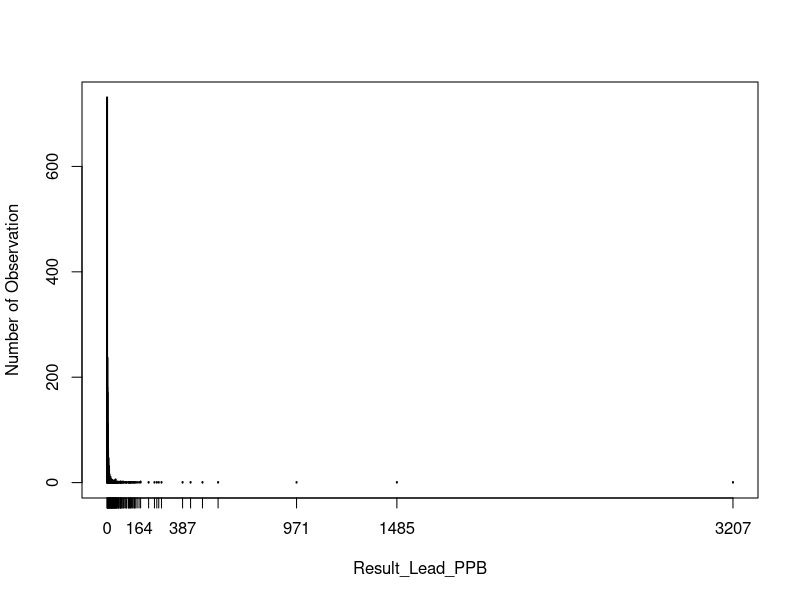
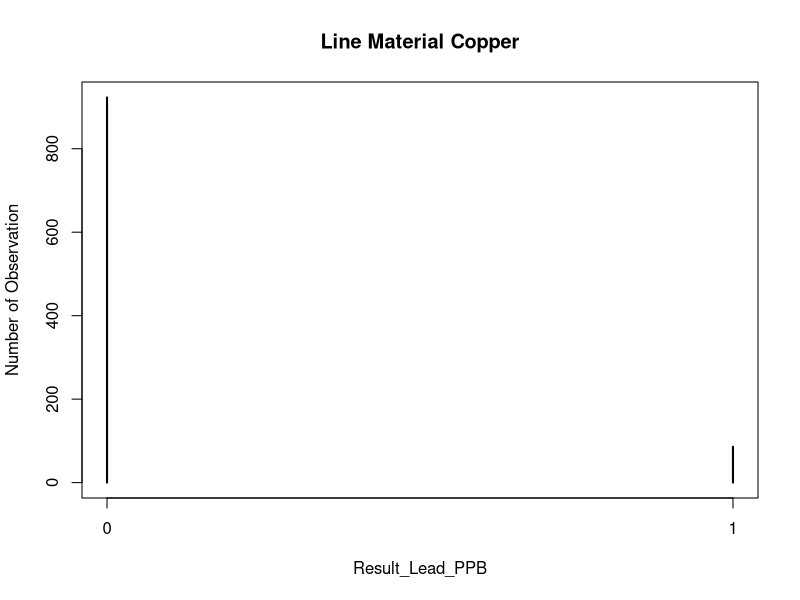
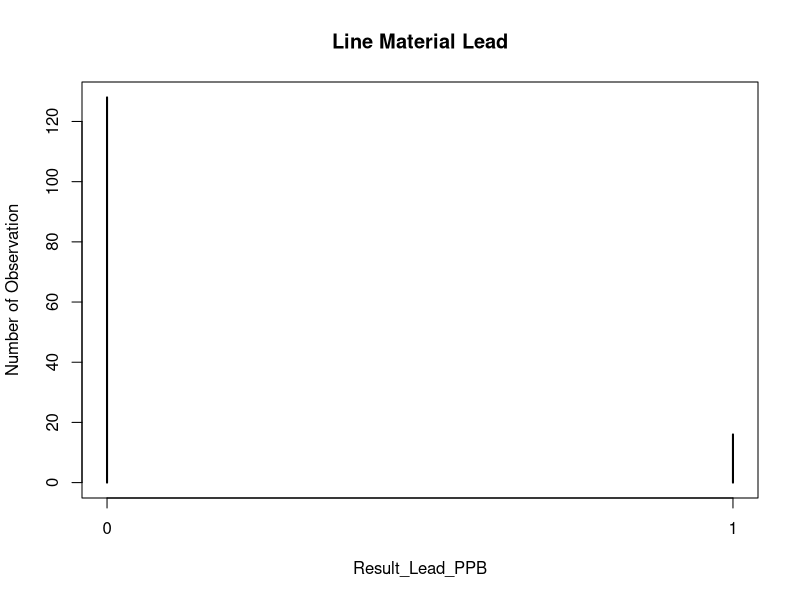
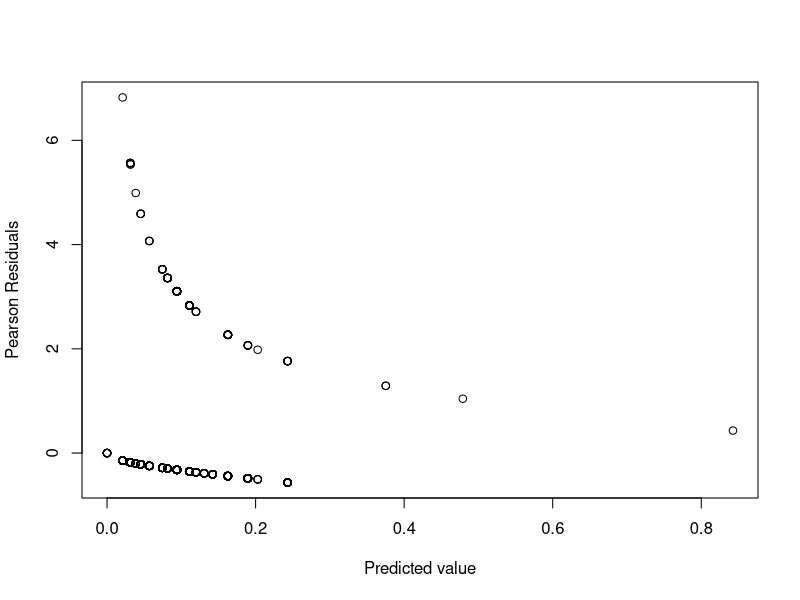
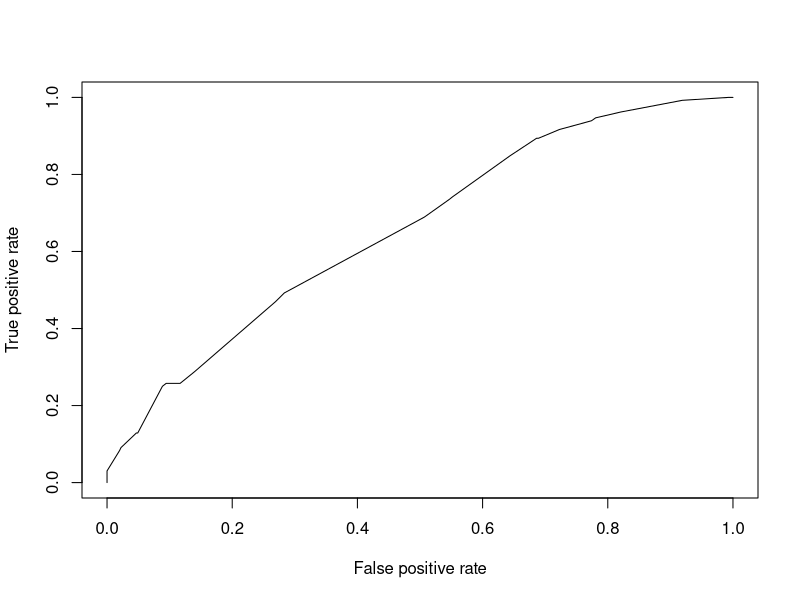
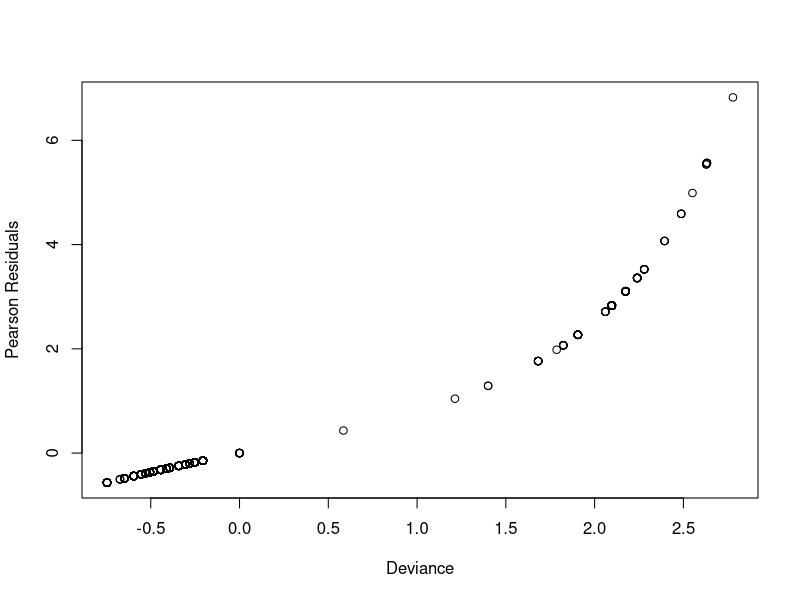

The R source for these figures, in order:
# R code for the STT 864 final project
# Flint water problem 
# Peide Li
# Due April 24

# You can find the data set my pdf report at my Github website:




######################################################################
#Dataset : 
#           Sub_data : Sentinel data set
#           Test_result : Residential testing result
# options(java.parameters = "-Xmx8g")
# 
# library(rJava)    # Assume that the computer has already have Java_Home environment
# library(xlsx)

#Save the data set to be csv files first, then import the data.
Ori.Sub_data <- read.csv("Sentinel_Data_Set_1A-B_515890_7.csv", header = T)
Ori.Sen_data_round2 <- read.csv("Sentinel_Data_Set_1A-B_Rnd_2_517916_7.csv", header = T)
Ori.Sen_data_round3 <- read.csv("Sentinel_Data_Round_3_521415_7.csv", header = T)
Ori.Sen_data_round4 <- read.csv("Sentinel_Data_Round_4_521993_7.csv", header = T)
Test_result <- read.csv("Test_Results_Flint_513922_7.csv", header = T)


temp.dataset <- rbind(Ori.Sub_data, Ori.Sen_data_round2, Ori.Sen_data_round3)


require(nlme)
require(lme4)

#########################################################################################################################################
#Change to Binay Data
flag <- which(temp.dataset$Result_Lead_.PPB. < 15)

Sub_dataset.lesslead <- temp.dataset[flag, ]
Sub_dataset.overlead <- temp.dataset[-flag, ]



Sub_dataset.overlead$Result_Lead_.PPB. <- rep(1, nrow(Sub_dataset.overlead))
Sub_dataset.lesslead$Result_Lead_.PPB. <- rep(0, nrow(Sub_dataset.lesslead))

Sub_data <- rbind(Sub_dataset.overlead, Sub_dataset.lesslead)


# Refine the data set
Index_material <- c(which(Sub_data$Service_Line_Material == "Copper"), 
                    which(Sub_data$Service_Line_Material == "Galvanized"),
                    which(Sub_data$Service_Line_Material == "Lead"))

Sub_data1 <- Sub_data[Index_material, ]

Index_zip.code <- c(which(Sub_data1$Zip_Code == '48503'), which(Sub_data1$Zip_Code == '48504'), 
                    which(Sub_data1$Zip_Code == '48505'), which(Sub_data1$Zip_Code == '48506'), 
                    which(Sub_data1$Zip_Code == '48507'))

Sub_data2 <- Sub_data1[Index_zip.code, ]


Index_sample.location <- c(which(Sub_data2$Sample_Location == 'BATHROOM'), which(Sub_data2$Sample_Location == 'KITCHEN'),
                           which(Sub_data2$Sample_Location == "BASEMENT"))


Sub_data_lead <- Sub_data2[Index_sample.location, ]

Sub_data_lead$Sentinel_Group_Number <- as.factor(Sub_data_lead$Sentinel_Group_Number)
Sub_data_lead$Zip_Code <- as.factor(Sub_data_lead$Zip_Code)




###############################################################
#Explore the distribution of the data set
dis.lead <- table(temp.dataset$Result_Lead_.PPB.)
plot(dis.lead, xlab = "Result_Lead_PPB", ylab = "Number of Observation")

data_at_lead <- Sub_data_lead[which(Sub_data_lead$Service_Line_Material == "Lead"), ]
data_at_copper <- Sub_data_lead[which(Sub_data_lead$Service_Line_Material == "Copper"), ]

plot(table(data_at_copper$Result_Lead_.PPB.), xlab = "Result_Lead_PPB", ylab = "Number of Observation", main = "Line Material Copper")
plot(table(data_at_lead$Result_Lead_.PPB.), xlab = "Result_Lead_PPB", ylab = "Number of Observation", main = "Line Material Lead")


##################################################################################################################################
#Model
######

water.model.lead <- glmer(Result_Lead_.PPB. ~ Service_Line_Material + Zip_Code + (1 | Sample_Location),
                          data = Sub_data_lead, family = binomial)

water.model.lead_cross <- glmer(Result_Lead_.PPB. ~ Service_Line_Material + Zip_Code + Zip_Code * Service_Line_Material + (1 | Sample_Location),
                          data = Sub_data_lead, family = binomial)

plot(fitted(water.model.lead_cross), residuals(water.model.lead_cross, type = "pearson"), xlab = "Predicted value",
     ylab = "Pearson Residuals")


#Likelihood ratio test
water.model.lead_NULL <- glmer(Result_Lead_.PPB. ~ 1 + (1 | Sample_Location),data = Sub_data_lead, family = binomial)


water.model.lead_withoutzip <- glmer(Result_Lead_.PPB. ~ Service_Line_Material  + (1 | Sample_Location),
                                                         data = Sub_data_lead, family = binomial)



anova(water.model.lead_cross, water.model.lead_NULL)

# This proved that logistic regression is valid for the data set 
# Provide more evidence about the logistic regression is valid here



#Cross-validation about prob
flag_cv <- which(Ori.Sen_data_round4$Result_Lead_.PPB. < 15)

cv.lesslead <- Ori.Sen_data_round4[flag_cv, ]
cv.overlead <- Ori.Sen_data_round4[-flag_cv, ]



cv.lesslead$Result_Lead_.PPB. <- rep(1, nrow(cv.lesslead))
cv.overlead$Result_Lead_.PPB. <- rep(0, nrow(cv.overlead))

cv_data <- rbind(cv.overlead, cv.overlead)



Index_material <- c(which(cv_data$Service_Line_Material == "Copper"), 
                    which(cv_data$Service_Line_Material == "Galvanized"),
                    which(cv_data$Service_Line_Material == "Lead"))

cv_data1 <- cv_data[Index_material, ]

Index_zip.code <- c(which(cv_data1$Zip_Code == '48503'), which(cv_data1$Zip_Code == '48504'), 
                    which(cv_data1$Zip_Code == '48505'), which(cv_data1$Zip_Code == '48506'), 
                    which(cv_data1$Zip_Code == '48507'))

cv_data2 <- cv_data1[Index_zip.code, ]


Index_sample.location <- c(which(cv_data2$Sample_Location == 'BATHROOM'), which(cv_data2$Sample_Location == 'KITCHEN'),
                           which(cv_data2$Sample_Location == "BASEMENT"))


cv_data  <- cv_data2[Index_sample.location, ]

cv_data$Sentinel_Group_Number <- as.factor(cv_data$Sentinel_Group_Number)
cv_data$Zip_Code <- as.factor(cv_data$Zip_Code)

target_p <- predict(water.model.lead_cross, newdata = cv_data, type = "response")

cv_pool <- fitted(water.model.lead_cross)
CV_P <- NULL
for (i in 1 : 100){
  temp <- sample(cv_pool, 1000, T)
  CV_P <- c(CV_P, temp)
}
critical <- quantile(sort(CV_P), 0.95)
response_cv <- as.numeric(target_p > critical)
accuracy <- sum(cv_data$Result_Lead_.PPB. == response_cv)/ nrow(cv_data) 



####################################################################################################################
# Performance evaluation
# Need package ROCR
predicted <- predict(water.model.lead_cross)
library(ROCR)
prob <- prediction(predicted, Sub_data_lead$Result_Lead_.PPB.)
tprfpr <- performance(prob, "tpr", "fpr")

plot(tprfpr)

plot(residuals(water.model.lead_cross, type = "deviance"), residuals(water.model.lead_cross, type = "pearson"), 
     xlab = "Deviance", ylab = "Pearson Residuals")
